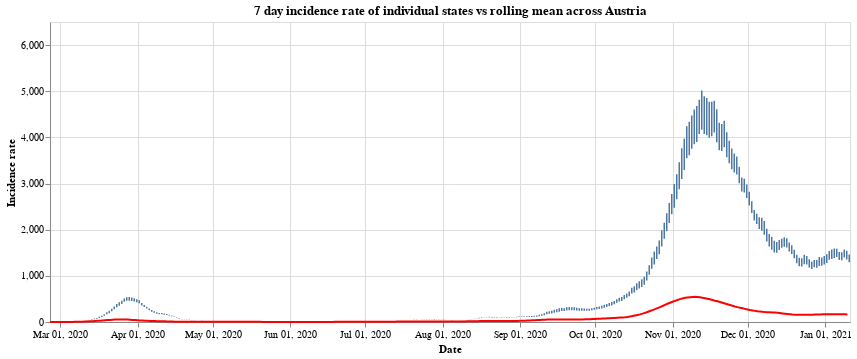

Notebook code cell kept with this figure:
### Markdown cell above
Finally we have the

### Code cell
#collapse
states = at_data['Bundesland'].unique()
states.sort()

selection = alt.selection_single(
    name='Select',
    fields=['Bundesland'],
    init={'Bundesland': 'Vorarlberg'},
    bind={'Bundesland': alt.binding_select(options=states)}
)

# scatter plot, modify opacity based on selection
bars = alt.Chart(at_data).mark_bar().add_selection(
    selection
).encode(
    x=alt.X("yearmonthdate(Time):T", axis=alt.Axis(title='Date')),
    y=alt.Y("SiebenTageInzidenzFaelle:Q", axis=alt.Axis(title='Incidence rate')),
    tooltip='SiebenTageInzidenzFaelle:Q',
    opacity=alt.condition(selection, alt.value(1), alt.value(0))
).properties(title=f'7 day incidence rate of individual states vs rolling mean across Austria', width=800)

line = alt.Chart(all_austria).mark_line(
    color='red',
    size=2,
).transform_window(
    rolling_mean='mean(SiebenTageInzidenzFaelle)',
    frame=[0, 7]
).encode(
    x='yearmonthdate(Time):T',
    y='rolling_mean:Q'
)

alt.layer(bars, line)

### Figure 1 — Vega-Lite specification as saved in the notebook (floating-point values rounded to 4 significant figures; data arrays with more than 128 entries replaced by an {"elided": "..."} marker saying what was removed)
{"config": {"view": {"continuousWidth": 400, "continuousHeight": 300}}, "layer": [{"data": {"name": "data-43550ea5ae1a0db103970b8abed2cc96"}, "mark": "bar", "encoding": {"opacity": {"condition": {"value": 1, "selection": "Select"}, "value": 0}, "tooltip": {"type": "quantitative", "field": "SiebenTageInzidenzFaelle"}, "x": {"type": "temporal", "axis": {"title": "Date"}, "field": "Time", "timeUnit": "yearmonthdate"}, "y": {"type": "quantitative", "axis": {"title": "Incidence rate"}, "field": "SiebenTageInzidenzFaelle"}}, "selection": {"Select": {"type": "single", "fields": ["Bundesland"], "init": {"Bundesland": "Vorarlberg"}, "bind": {"Bundesland": {"input": "select", "options": ["Burgenland", "Kärnten", "Niederösterreich", "Oberösterreich", "Salzburg", "Steiermark", "Tirol", "Vorarlberg", "Wien", "Österreich"]}}}}, "title": "7 day incidence rate of individual states vs rolling mean across Austria", "width": 800}, {"data": {"name": "data-33cfd95fa0e7f7bd3e1cc7c36edb1944"}, "mark": {"type": "line", "color": "red", "size": 2}, "encoding": {"x": {"type": "temporal", "field": "Time", "timeUnit": "yearmonthdate"}, "y": {"type": "quantitative", "field": "rolling_mean"}}, "transform": [{"window": [{"op": "mean", "field": "SiebenTageInzidenzFaelle", "as": "rolling_mean"}], "frame": [0, 7]}]}], "$schema": "https://vega.github.io/schema/vega-lite/v4.8.1.json", "datasets": {"data-43550ea5ae1a0db103970b8abed2cc96": {"elided": "3200 records"}, "data-33cfd95fa0e7f7bd3e1cc7c36edb1944": {"elided": "320 records"}}}
